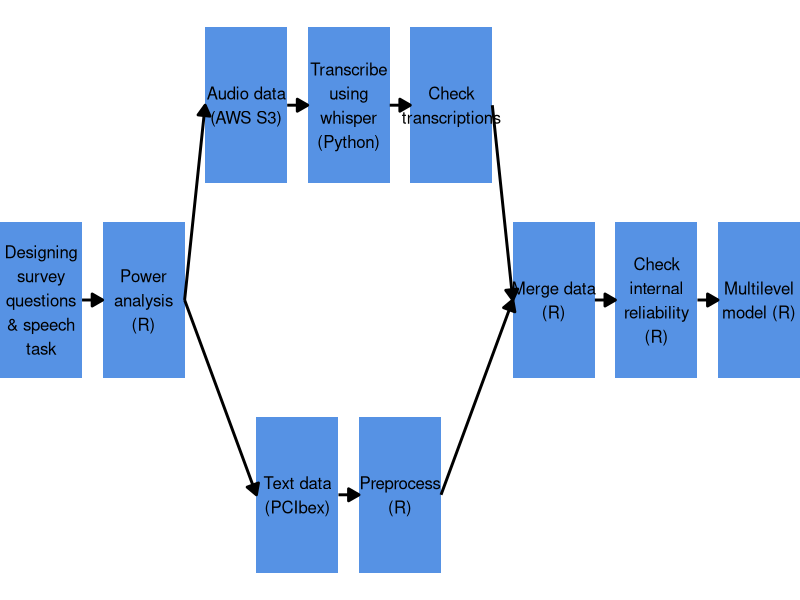
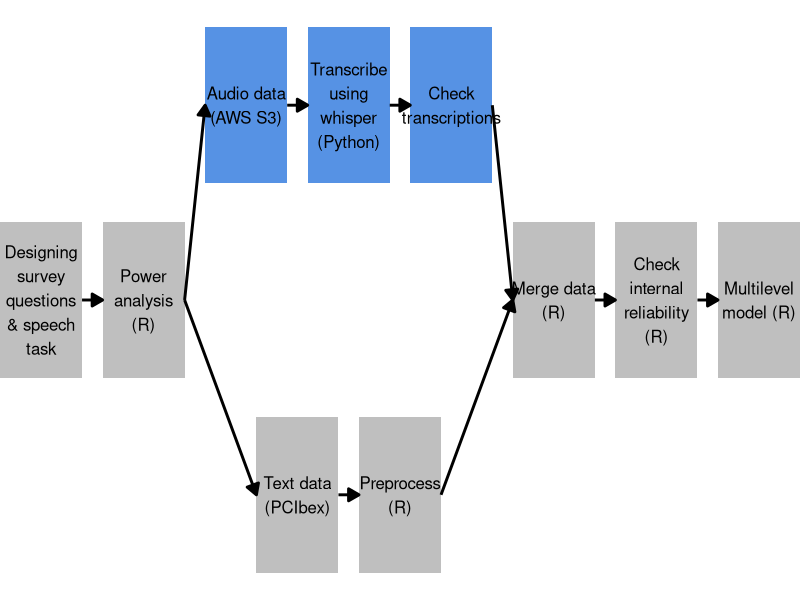

The R script that drew these images, in order:
## ---- chunk 1
#| label: setup

library(tidyverse)  # general data wrangling and plots
library(igraph)  # calculate flowchart positions
library(kableExtra)  # tables

theme_blue <- "#5692e4"  # revealjs theme blue
## ---- chunk 2
#| label: pipeline-data

# calculate data structure for flowchart using this tutorial:
# https://www.r-bloggers.com/2022/06/creating-flowcharts-with-ggplot2/
pipeline_start <- tribble(
  ~from, ~to,
  "Designing survey questions & speech task", "Power analysis (R)",
  "Power analysis (R)", "Text data (PCIbex)",
  "Power analysis (R)", "Audio data (AWS S3)",
  "Text data (PCIbex)", "Preprocess (R)",
  "Audio data (AWS S3)", "Transcribe using whisper (Python)",
  "Transcribe using whisper (Python)", "Check transcriptions",
  "Preprocess (R)", "Merge data (R)",
  "Check transcriptions", "Merge data (R)",
  "Merge data (R)", "Check internal reliability (R)",
  "Check internal reliability (R)", "Multilevel model (R)"
)

pipeline_graph <- graph_from_data_frame(pipeline_start, directed = TRUE)
pipeline_tree <-  layout_as_tree(pipeline_graph)

pipeline_nodes <- pipeline_tree |>
  as_tibble(.name_repair = "unique") |>
  rename(y = 1, x = 2) |>
  mutate(
    label = vertex_attr(pipeline_graph, "name"),
    x = x * -1,
    xmin = x - 0.4,
    xmax = x + 0.4,
    ymin = y - 0.2,
    ymax = y + 0.2
  ) |>
  relocate(c(label, x, y), .before = 0) |>
  mutate(across(
    starts_with("y"),
    \(x) ifelse(
      str_detect(label, "(Merge)|(internal)|(Multilevel)"),
      x + 0.5, x
    )
  )) |>
  mutate(across(
    starts_with("x"),
    \(x) case_when(
      str_detect(label, "(Merge)|(internal)|(Multilevel)") ~ x + 1,
      str_detect(label, "(Text)|(Preprocess)") ~ x + 0.5,
      .default = x
    )
  ))

pipeline_edges <- pipeline_start |>
  mutate(id = row_number()) |>
  pivot_longer(cols = c("from", "to"), names_to = "s_e", values_to = "label") |>
  left_join(pipeline_nodes, by = "label") |>
  mutate(x = ifelse(s_e == "from", xmax, xmin)) |>
  select(id, s_e, x, y)
## ---- chunk 3
#| label: pipeline-plot-1
#| fig-width: 10

ggplot() +
  geom_rect(
    data = pipeline_nodes,
    aes(xmin = xmin, ymin = ymin, xmax = xmax, ymax = ymax),
    fill = theme_blue
  ) +
  geom_text(
    data = pipeline_nodes,
    aes(x = x, y = y, label = str_wrap(label, 10)),
    size = 4.25
  ) +
  geom_path(
    data = pipeline_edges,
    aes(x = x, y = y, group = id),
    linewidth = 1,
    arrow = arrow(length = unit(0.02, "snpc"), type = "closed")
  ) +
  scale_x_continuous(expand = c(0, 0)) +
  theme_void()
## ---- chunk 4
#| label: pipeline-plot-2
#| fig-width: 10

# highlight first section
ggplot() +
  geom_rect(
    data = pipeline_nodes |>
      mutate(group = case_when(
        str_starts(label, "Audio") ~ "highlight",
        str_starts(label, "Transcribe") ~ "highlight",
        str_starts(label, "Check t") ~ "highlight",
        .default = "fade"
      )),
    aes(xmin = xmin, ymin = ymin, xmax = xmax, ymax = ymax, fill = group)
  ) +
  geom_text(
    data = pipeline_nodes,
    aes(x = x, y = y, label = str_wrap(label, 10)),
    size = 4.25
  ) +
  geom_path(
    data = pipeline_edges,
    aes(x = x, y = y, group = id),
    linewidth = 1,
    arrow = arrow(length = unit(0.02, "snpc"), type = "closed")
  ) +
  scale_fill_manual(values = c("grey75", theme_blue)) +
  scale_x_continuous(expand = c(0, 0)) +
  theme_void() +
  guides(fill = guide_none())
